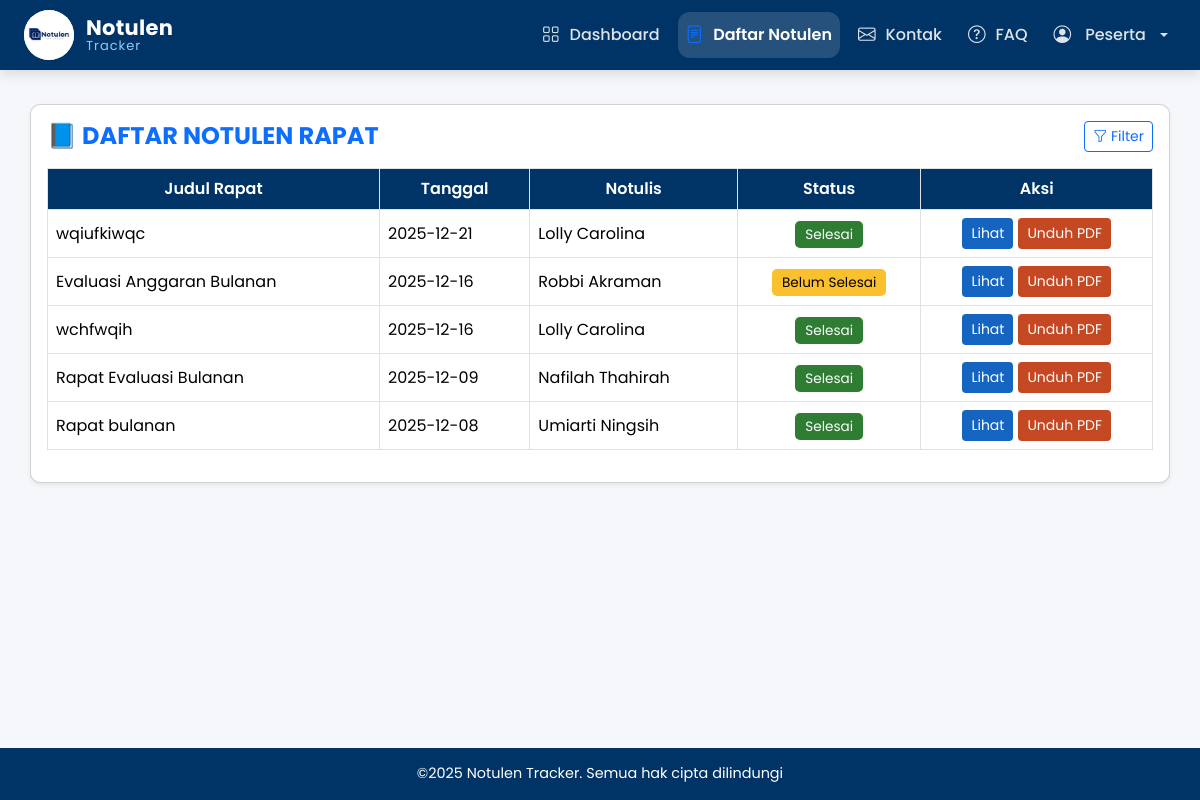
/daftar_notulen.php (signed in), run on the app's committed database.
### tables this page shows
CREATE TABLE `pengguna` (
  `id` int NOT NULL,
  `nim` varchar(20) DEFAULT NULL,
  `nama_lengkap` varchar(150) DEFAULT NULL,
  `prodi` varchar(150) DEFAULT NULL,
  `email` varchar(150) DEFAULT NULL,
  `password` varchar(255) DEFAULT NULL,
  `role` enum('notulis','peserta') DEFAULT 'peserta',
  `foto_profile` varchar(100) DEFAULT 'user.png',
  `bergabung_sejak` date DEFAULT NULL
);

CREATE TABLE `rapat` (
  `id` int NOT NULL,
  `judul` varchar(255) NOT NULL,
  `tanggal` date NOT NULL,
  `waktu` time NOT NULL,
  `tempat` varchar(150) NOT NULL,
  `penyelenggara` varchar(150) NOT NULL,
  `notulis` varchar(150) NOT NULL,
  `peserta` text NOT NULL,
  `catatan` text NOT NULL,
  `status` varchar(30) NOT NULL
);

### daftar_notulen.php (the view, shortened to what this page needs)
<?php
  $user_id = $_SESSION['id'];
  $conn = mysqli_connect("localhost", "root", "", "notulen_db");
  $query_profile = "SELECT nama_lengkap, email, foto_profile, role FROM pengguna WHERE id = ?";
  $stmt = mysqli_prepare($conn, $query_profile);
  mysqli_stmt_bind_param($stmt, "i", $user_id);
  mysqli_stmt_execute($stmt);
  $result = mysqli_stmt_get_result($stmt);
  $profile_db = mysqli_fetch_assoc($result);
  $role_display = !empty($profile_db['role']) ? $profile_db['role'] : 'Peserta';
$query = mysqli_query($conn, "SELECT * FROM rapat ORDER BY tanggal DESC");
?>
<!DOCTYPE html>
<html lang="id">
<head>
    <link href="https://cdn.jsdelivr.net/npm/bootstrap@5.3.3/dist/css/bootstrap.min.css" rel="stylesheet">
    <link href="https://cdn.jsdelivr.net/npm/bootstrap-icons/font/bootstrap-icons.css" rel="stylesheet">
</head>
<body>
  <nav class="navbar navbar-expand-lg navbar-dark fixed-top px-4 custom-navbar">
    <a class="navbar-brand brand-pro" href="dashboard.php">
      <img src="logono.jpeg" alt="Logo">
      <div class="brand-info">
        <span class="brand-name">Notulen</span>
        <span class="brand-tagline">Tracker</span>
      </div>
    </a>
    <div class="collapse navbar-collapse">
            <ul class="navbar-nav ms-auto nav-effect">
                <li class="nav-item">
                    <a class="nav-link" href="dashboard.php">
                        <i class="bi bi-grid"></i>
                        <span>Dashboard</span>
                    </a>
                </li>
                <li class="nav-item">
                    <a class="nav-link active" href="daftar_notulen.php">
                        <i class="bi bi-file-text"></i>
                        <span>Daftar Notulen</span>
                    </a>
                </li>
                <li class="nav-item">
                    <a class="nav-link" href="kontak.php">
                        <i class="bi bi-envelope"></i>
                        <span>Kontak</span>
                    </a>
                </li>
                <li class="nav-item">
                    <a class="nav-link" href="FAQ.php">
                        <i class="bi bi-question-circle"></i>
                        <span>FAQ</span>
                    </a>
                </li>
                <li class="nav-item dropdown">
                    <a class="nav-link dropdown-toggle" href="#" id="userDropdown" role="button" data-bs-toggle="dropdown">
                        <i class="bi bi-person-circle me-1"></i> <?php echo ucwords(htmlspecialchars($role_display)); ?>
                    </a>
                </li>
            </ul>
        </div>
    </nav>
    <div class="full-container mt-4">
      <div class="card shadow-sm">
        <div class="card-body">
          <div class="d-flex justify-content-between align-items-center mb-3">
            <h4 class="text-primary fw-bold mb-0">📘 DAFTAR NOTULEN RAPAT</h4>
            <div class="d-flex gap-2">
              <button class="btn btn-outline-primary btn-sm" type="button" data-bs-toggle="collapse" data-bs-target="#filterPanel">
                <i class="bi bi-funnel"></i> Filter
              </button>
            </div>
          </div>
          <div class="table-responsive">
            <table class="table table-bordered align-middle" id="notulenTable">
              <thead>
                <tr>
                  <th>Judul Rapat</th>
                  <th>Tanggal</th>
                  <th>Notulis</th>
                  <th>Status</th>
                  <th>Aksi</th>
                </tr>
              </thead>
              <tbody>
                <?php while($r = mysqli_fetch_assoc($query)){
                  $detail = mysqli_query($conn,"SELECT * FROM rapat_detail WHERE id_rapat='".$r['id']."'");
                  $hasil = [];
                  while($d = mysqli_fetch_assoc($detail)){
                    $hasil[] = [$d['topik'],$d['pembahasan'],$d['tindak_lanjut'],$d['pic']];
                  }
                  $json_detail = json_encode([
                    "judul"=>$r["judul"],
                    "tanggal"=>$r["tanggal"],
                    "waktu"=>$r["waktu"],
                    "tempat"=>$r["tempat"],
                    "penyelenggara"=>$r["penyelenggara"],
                    "notulis"=>$r["notulis"],
                    "peserta"=>explode(",",$r["peserta"]),
                    "pembahasan"=>$hasil,
                    "catatan"=>explode("\n",$r["catatan"]),
                    "status"=>$r["status"]
                  ]);
                  ?>
                  <tr data-id="<?= $r['id'] ?>" data-detail='<?= htmlspecialchars($json_detail, ENT_QUOTES, 'UTF-8') ?>'>
                    <td><?= $r['judul']?></td>
                    <td><?= $r['tanggal']?></td>
                    <td><?= $r['notulis']?></td>
                    <td class="text-center">
                      <?= $r['status']=="Selesai" ? "<span class='status-selesai'>Selesai</span>" : "<span class='status-belum'>Belum Selesai</span>" ?>
                    </td>
                    <td class="text-center">
                      <div class="table-actions">
                        <button class="btn btn-lihat btn-sm">Lihat</button>
                        <button class="btn btn-download-pdf btn-sm"
                                data-rapat-id="<?= $r['id'] ?>"
                                data-rapat-judul="<?= htmlspecialchars($r['judul']) ?>">
                            Unduh PDF
                        </button>
                      </div>
                    </td>
                  </tr>
                <?php } ?>
                </tbody>
            </table>
          </div>
        </div>
      </div>
    </div>
    <br>
    <footer>
      ©2025 Notulen Tracker. Semua hak cipta dilindungi
    </footer>
</body>
</html>

### daftar_notulen.php (style rules this page uses)
html,body { height: 100%; margin: 0; display: flex; flex-direction: column; background-color: #f5f7fa; padding-top: 80px; }
body { font-family: Poppins,system-ui,-apple-system,Segoe UI,Roboto; background-color: #f5f7fa; margin: 0; padding: 0; }
.custom-navbar { background-color: #003366; height: 70px; box-shadow: 0 4px 12px rgba(0,0,0,0.12); }
.nav-effect { gap: 10px; }
.nav-effect .nav-link { color: #dce3ea !important; padding: 10px 18px; border-radius: 12px; display: flex; align-items: center; gap: 10px; font-weight: 500; transition: all 0.3s ease; position: relative; }
.navbar-nav .nav-link.active { background: rgba(255,255,255,0.15); color: #ffffff !important; font-weight: 600; }
.nav-effect .nav-link i { font-size: 1.1rem; transition: transform 0.3s ease; }
.nav-effect .nav-link.active i { color: #0d6efd; }
.brand-pro { display: flex; align-items: center; gap: 12px; text-decoration: none; }
.brand-pro img { width: 50px; height: 50px; border-radius: 100px; padding: 0px; background: linear-gradient(135deg, #ffffff, #e3f2fd); transition: all 0.35s ease; }
.brand-info { display: flex; flex-direction: column; line-height: 1.1; }
.brand-name { font-size: 21px; font-weight: 700; color: #ffffff; letter-spacing: 0.3px; }
.brand-tagline { font-size: 13px; color: #90caf9; letter-spacing: 1px; }
.card { border-radius: 10px; }
.table thead th { background-color: #003366; color: white; text-align: center; font-weight: 600; }
.status-belum { background-color: #fbc02d; color: #000; padding: 4px 10px; border-radius: 5px; font-size: 0.85rem; }
.status-selesai { background-color: #2e7d32; color: white; padding: 4px 10px; border-radius: 5px; font-size: 0.85rem; }
.btn-lihat { background-color: #1565c0; color: white; }
.btn-download-pdf { background-color: #c44822ff; color: white; }
.full-container { width: 100%; padding: 0 30px; }
footer { background-color: #003366; color: white; text-align: center; padding: 15px 0; font-size: 0.9rem; margin-top: auto; }
.table-actions { display: flex; gap: 5px; justify-content: center; }

### data on the page
pengguna: role "Peserta"
rapat: judul "wqiufkiwqc", tanggal "2025-12-21", notulis "Lolly Carolina", status "Selesai"
rapat: judul "Evaluasi Anggaran Bulanan", tanggal "2025-12-16", notulis "Robbi Akraman", status "Belum Selesai"
rapat: judul "wchfwqih", tanggal "2025-12-16", notulis "Lolly Carolina", status "Selesai"
rapat: judul "Rapat Evaluasi Bulanan", tanggal "2025-12-09", notulis "Nafilah Thahirah", status "Selesai"
rapat: judul "Rapat bulanan", tanggal "2025-12-08", notulis "Umiarti Ningsih", status "Selesai"
